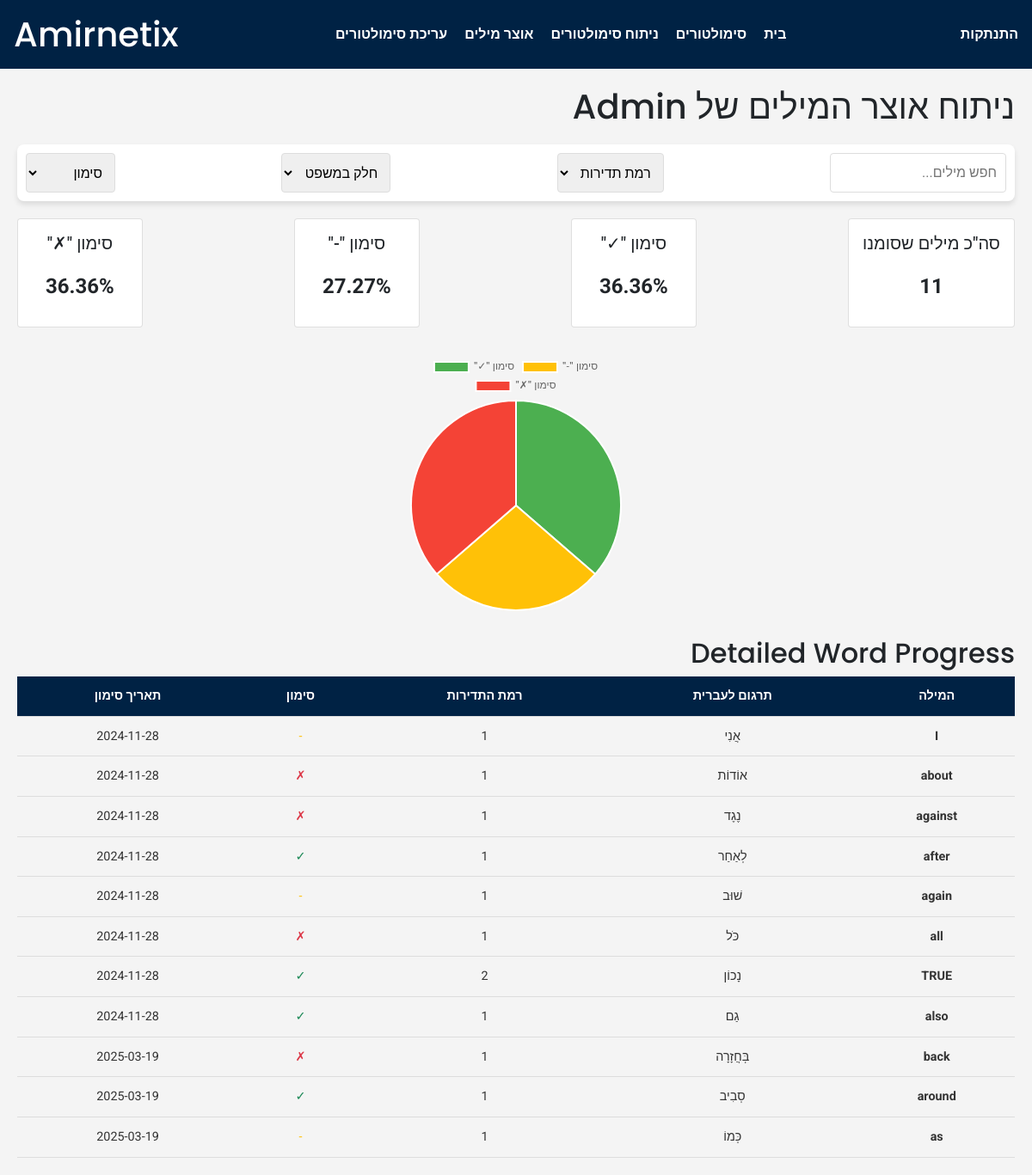
The app's page /Analysis/vocab_home/ (signed in), older data.
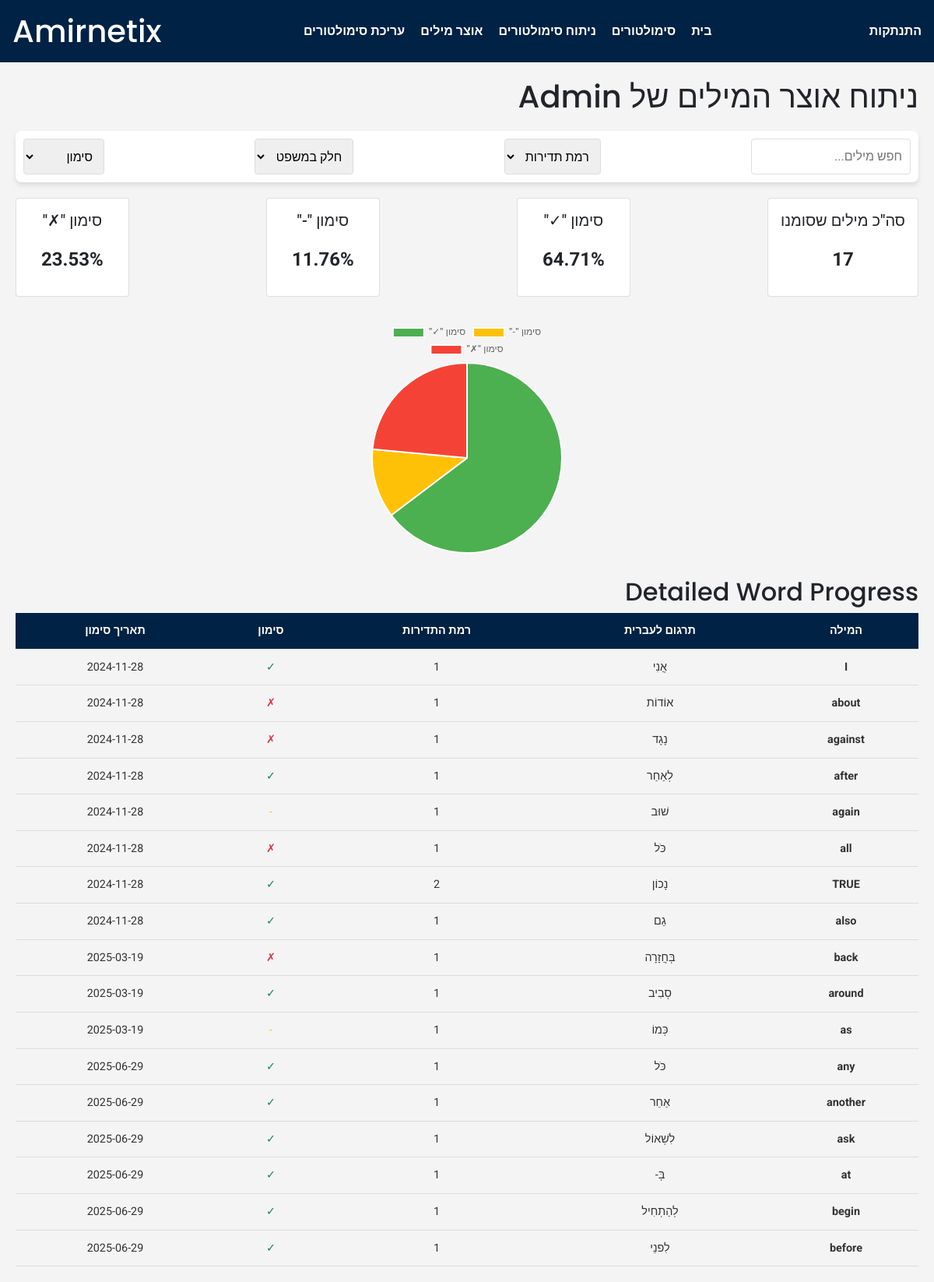
The same page, newer data.
### Auth/models.py (models this page shows)
class CustomUser(AbstractUser):
    email = models.EmailField(unique=True)
    first_name = models.CharField(max_length=50)
    last_name = models.CharField(max_length=50)
    def __str__(self):
        return self.username

### Management/models.py (models this page shows, shortened)
class Student_Word_Knowledge(models.Model):
    student = models.ForeignKey(settings.AUTH_USER_MODEL, on_delete=models.CASCADE)
    word = models.ForeignKey(Word, on_delete=models.CASCADE)
    familiarity = models.IntegerField(choices=Level_Choices.choices)
    selection_date = models.DateTimeField(auto_now_add=True)
    class Meta:
        unique_together = ('student', 'word')
        ordering = ['student','selection_date','word']

class Word(models.Model):
    eng_word = models.CharField(max_length=50, unique=True)
    heb_word = models.CharField(max_length=50, blank=True, null=True)
    is_root = models.BooleanField(default=False)
    part_of_speech = models.CharField(max_length=20, choices=[
        ('noun', 'Noun'),
        ('verb', 'Verb'),
        ('adjective', 'Adjective'),
        ('adverb', 'Adverb'),
        ('other', 'Other')
    ],default=None, blank=True, null=True)
    sublist = models.IntegerField(default=None, blank=True,null=True)  # AWL sublist (1-10)
    is_used = models.BooleanField(default=False)  # Indicates if the word is used in any test
    word_level = models.IntegerField(default=0, choices=Level_Choices.choices)
    source = models.CharField(max_length=50, default=None, blank=True, null=True)
    example_sentence = models.TextField(default=None, blank=True, null=True)
    usage_tips = models.TextField(default=None, blank=True, null=True)  # Tips to help learn the word in context
    class Meta:
        ordering = ['sublist', 'eng_word']

### Analysis/views.py (the view)
# urls.py: path("vocab_home/",views.vocab_home, name='vocab_home'),
def vocab_home(request):
    user = request.user
    knowledge_data = Student_Word_Knowledge.objects.filter(student=user)
    total_words = knowledge_data.count()
    perfect_count = knowledge_data.filter(familiarity=1).count()
    partial_count = knowledge_data.filter(familiarity=2).count()
    not_at_all_count = knowledge_data.filter(familiarity=3).count()
    perfect_percentage = (perfect_count / total_words * 100) if total_words else 0
    partial_percentage = (partial_count / total_words * 100) if total_words else 0
    not_at_all_percentage = (not_at_all_count / total_words * 100) if total_words else 0
    context = {
        'total_words': total_words,
        'perfect_count': perfect_count,
        'partial_count': partial_count,
        'not_at_all_count': not_at_all_count,
        'perfect_percentage': round(perfect_percentage, 2),
        'partial_percentage': round(partial_percentage, 2),
        'not_at_all_percentage': round(not_at_all_percentage, 2),
        'words_knowledge': knowledge_data
    }
    return render(request, "Analysis/vocab_home.html", context)

### Analysis/templates/Analysis/vocab_home.html (shortened to what this page needs)
{% extends "Analysis/layout.html" %}
    {% block body %}
    <div dir="rtl" class="container">
        <h1>ניתוח אוצר המילים של {{user}}</h1>
        <div class="filter-section" dir="rtl">
            <input type="text" id="search-bar" placeholder="חפש מילים..." onkeyup="filterSimulators()">
            <select name="level" id="level-filter" onchange="filterSimulators()">
                <option value="all">רמת תדירות</option>
            </select>
            <select name="subject" id="subject-filter" onchange="filterSimulators()">
                <option value="all">חלק במשפט</option>
            </select>
            <select name="status" id="status-filter" onchange="filterSimulators()">
                <option value="all">סימון</option>
            </select>
        </div>
        <div class="stats">
            <div class="card">
                <div class="card-body center">
                    <h5 class="card-title">סה"כ מילים שסומנו</h5>
                    <h4 class="card-body center"><b>{{ total_words }}</b></h4>
                </div>
            </div>
            <div class="card">
                <div class="card-body center">
                    <h5 class="card-title">סימון "✓"</h5>
                    <h4 class="card-body center"><b>{{ perfect_percentage }}%</b></h4>
                </div>
            </div>
            <div class="card">
                <div class="card-body center">
                    <h5 class="card-title">סימון "-"</h5>
                    <h4 class="card-body center"><b>{{ partial_percentage }}%</b></h4>
                </div>
            </div>
            <div class="card">
                <div class="card-body center">
                    <h5 class="card-title">סימון "✗"</h5>
                    <h4 class="card-body center"><b>{{ not_at_all_percentage }}%</b></h4>
                </div>
            </div>
        </div>
        <canvas id="familiarityChart" class="chart"></canvas>
        <h2>Detailed Word Progress</h2>
        <table class="metrics-table" dir="rtl">
            <thead>
                <tr>
                    <th>המילה</th>
                    <th>תרגום לעברית</th>
                    <th>רמת התדירות</th>
                    <th>סימון</th>
                    <th>תאריך סימון</th>
                </tr>
            </thead>
            <tbody>
                {% for word_knowledge in words_knowledge %}
                <tr>
                    <td><b>{{ word_knowledge.word.eng_word }}</b></td>
                    <td>{{ word_knowledge.word.heb_word }}</td>
                    <td>{{ word_knowledge.word.word_level }}</td>
                    {% if word_knowledge.familiarity == 1 %}
                        <td class="text-success">{{ word_knowledge.get_familiarity_display }}</td>
                    {% elif word_knowledge.familiarity == 2 %}
                        <td class="text-warning">{{ word_knowledge.get_familiarity_display }}</td>
                    {% else %}
                        <td class="text-danger">{{ word_knowledge.get_familiarity_display }}</td>
                    {% endif %}
                    <td>{{ word_knowledge.selection_date|date:"Y-m-d" }}</td>
                </tr>
                {% endfor %}
            </tbody>
        </table>
    </div>
    {% endblock %}
    {% block scripts %}
    <script>
        // Chart Data
        const ctx = document.getElementById('familiarityChart').getContext('2d');
        const data = {
            labels: ['סימון "✓"', 'סימון "-"', 'סימון "✗"'],
            datasets: [{
                label: 'Familiarity Levels',
                data: [{{ perfect_count }}, {{ partial_count }}, {{ not_at_all_count }}],
                backgroundColor: ['#4caf50', '#ffc107', '#f44336']
            }]
        };
        const config = {
            type: 'pie',
            data: data
        };
        new Chart(ctx, config);
    </script>
{% endblock %}

### Analysis/templates/Analysis/layout.html (shortened to what this page needs)
{% load static %}
<!DOCTYPE html>
<html lang="en" dir="rtl">
<head>
    <link href="https://cdn.jsdelivr.net/npm/bootstrap@5.0.2/dist/css/bootstrap.min.css" rel="stylesheet">
    <link href="{% static 'Analysis/styles.css' %}" rel="stylesheet">
</head>
<body>
    <header>
            <div class="header-container">
                {% if user.is_authenticated %}
                    <a href="/logout" class="li-a">התנתקות</a>
                {% else %}
                    <a href="/register" class="btn btn-outline-primary">הרשמה</a>
                    <a href="/login" class="btn btn-outline-secondary">התחברות</a>
                {% endif %}
            </div>
            <div class="header-container">
            <nav>
                <ul>
                    <li><a class="li-a" href="/">בית</a></li>
                    <li><a class="li-a" href="/Simulator">סימולטורים</a></li>
                    <li><a class="li-a" href="/Analysis/">ניתוח סימולטורים</a></li>
                    <li><a class="li-a" href="/Analysis/english_vocab/1">אוצר מילים</a></li>
                    {% if user.is_authenticated and user.is_superuser %}
                        <li><a class="li-a" href="/Management">עריכת סימולטורים</a></li>
                    {% endif %}
                </ul>
            </nav>
            </div>
            <div class="header-container">
                <h1>Amirnetix{% block header %}{% endblock %}</h1>
            </div>
    </header>
    {% block body %}
    {% endblock %}
</body>
{% block scripts %}
{% endblock %}
</html>

### Analysis/static/Analysis/styles.css (style rules this page uses)
body { font-family: 'Roboto', sans-serif; margin: 0; padding: 0; background-color: #f4f4f4; }
h1, h2, h3 { font-family: 'Poppins', sans-serif; }
.container { max-width: 1200px; margin: auto; padding: 20px; justify-content: space-between; }
a { text-decoration: none; color: #333; }
.center { margin: auto; text-align: center; }
header { background-color: #002244; color: white; justify-content: space-between; display: flex; }
.header-container { display: flex; margin: 16px; justify-content: center; align-items: center; text-align: center; }
header h1 { margin: 0; }
nav ul { list-style: none; padding: 0; margin: 0; display: flex; }
nav ul li { margin-right: 20px; }
.li-a { color: white; font-weight: 600; align-items: center; }
.filter-section { display: flex; justify-content: space-between; margin: 20px 0; padding: 10px; background-color: #fff; border-radius: 8px; box-shadow: 0 4px 6px rgba(0, 0, 0, 0.1); }
.filter-section select, .filter-section input { padding: 10px; border-radius: 4px; border: 1px solid #ddd; }
.card { perspective: 1000px; }
.metrics-table { width: 100%; border-collapse: collapse; font-size: 0.9em; color: #333; }
.metrics-table th, .metrics-table td { padding: 12px; text-align: center; border-bottom: 1px solid #ddd; }
.metrics-table th { background-color: #002244; color: white; font-weight: 600; }
.metrics-table tbody tr:nth-child(even) { background-color: #f4f4f4; }
.metrics-table td { color: #333; }
.chart { margin: 30px auto; max-width: 600px; }
.stats { margin: 20px 0; display: flex; justify-content: space-between; }

Row changes from the older to the newer data that the page shows:
changed Student_Word_Knowledge (number 1 of 17 on the later page): familiarity "-" → "✓"
added Student_Word_Knowledge: word.eng_word "any", word.heb_word "כֹּל", word.word_level "1", familiarity "✓", selection_date "2025-06-29"
added Student_Word_Knowledge: word.eng_word "another", word.heb_word "אַחֵר", word.word_level "1", familiarity "✓", selection_date "2025-06-29"
added Student_Word_Knowledge: word.eng_word "ask", word.heb_word "לִשְׁאוֹל", word.word_level "1", familiarity "✓", selection_date "2025-06-29"
added Student_Word_Knowledge: word.eng_word "at", word.heb_word "בְּ-", word.word_level "1", familiarity "✓", selection_date "2025-06-29"
added Student_Word_Knowledge: word.eng_word "begin", word.heb_word "לְהַתְחִיל", word.word_level "1", familiarity "✓", selection_date "2025-06-29"
added Student_Word_Knowledge: word.eng_word "before", word.heb_word "לִפנֵי", word.word_level "1", familiarity "✓", selection_date "2025-06-29"
Text that changed along with them:
{{ total_words }}: "11" → "17"
{{ perfect_percentage }}: "36.36" → "64.71"
{{ partial_percentage }}: "27.27" → "11.76"
{{ not_at_all_percentage }}: "36.36" → "23.53"
chart data {{ perfect_count }}: 4 → 11
chart data {{ partial_count }}: 3 → 2
